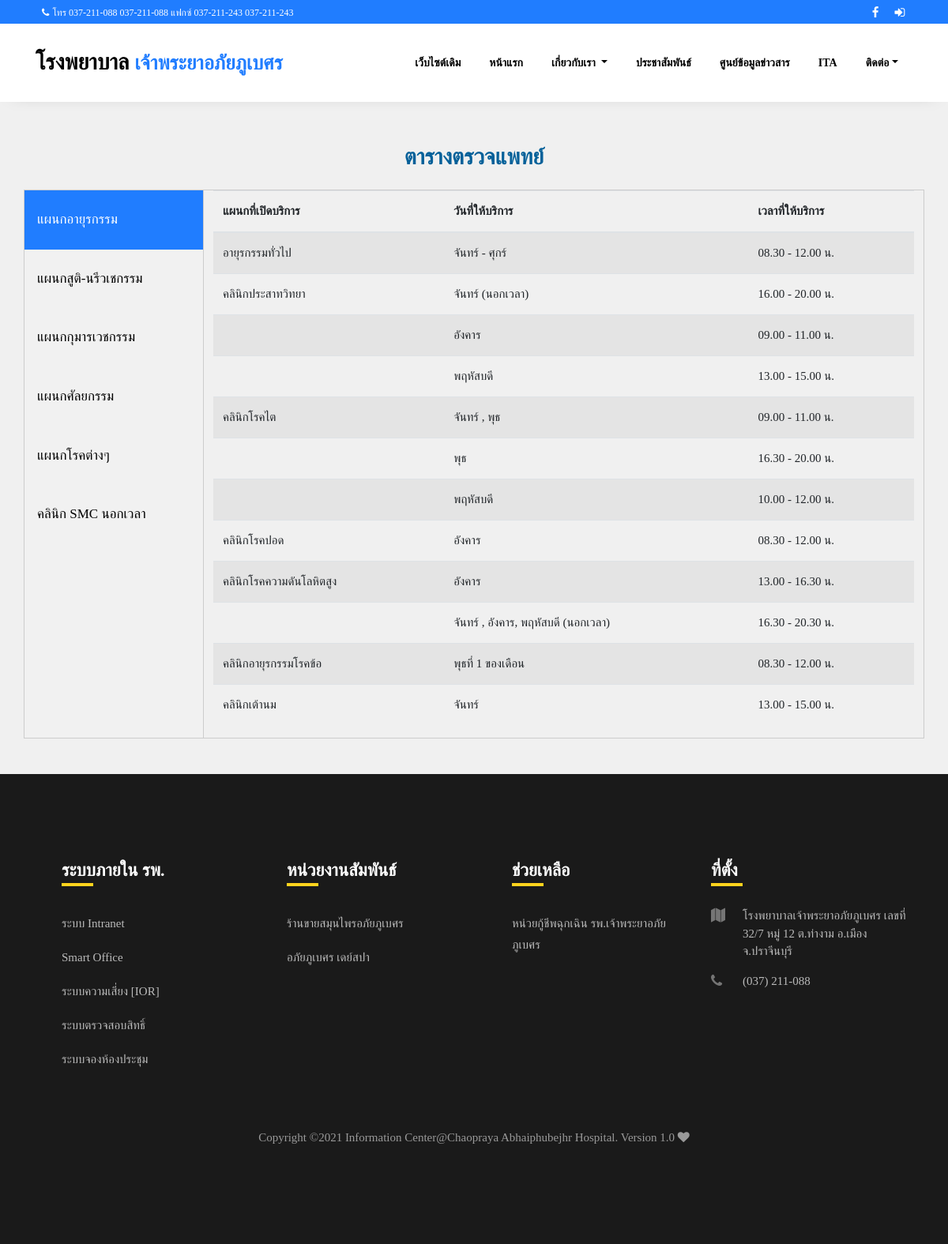
Before: /Pages/medicinetables.php with the older database file.
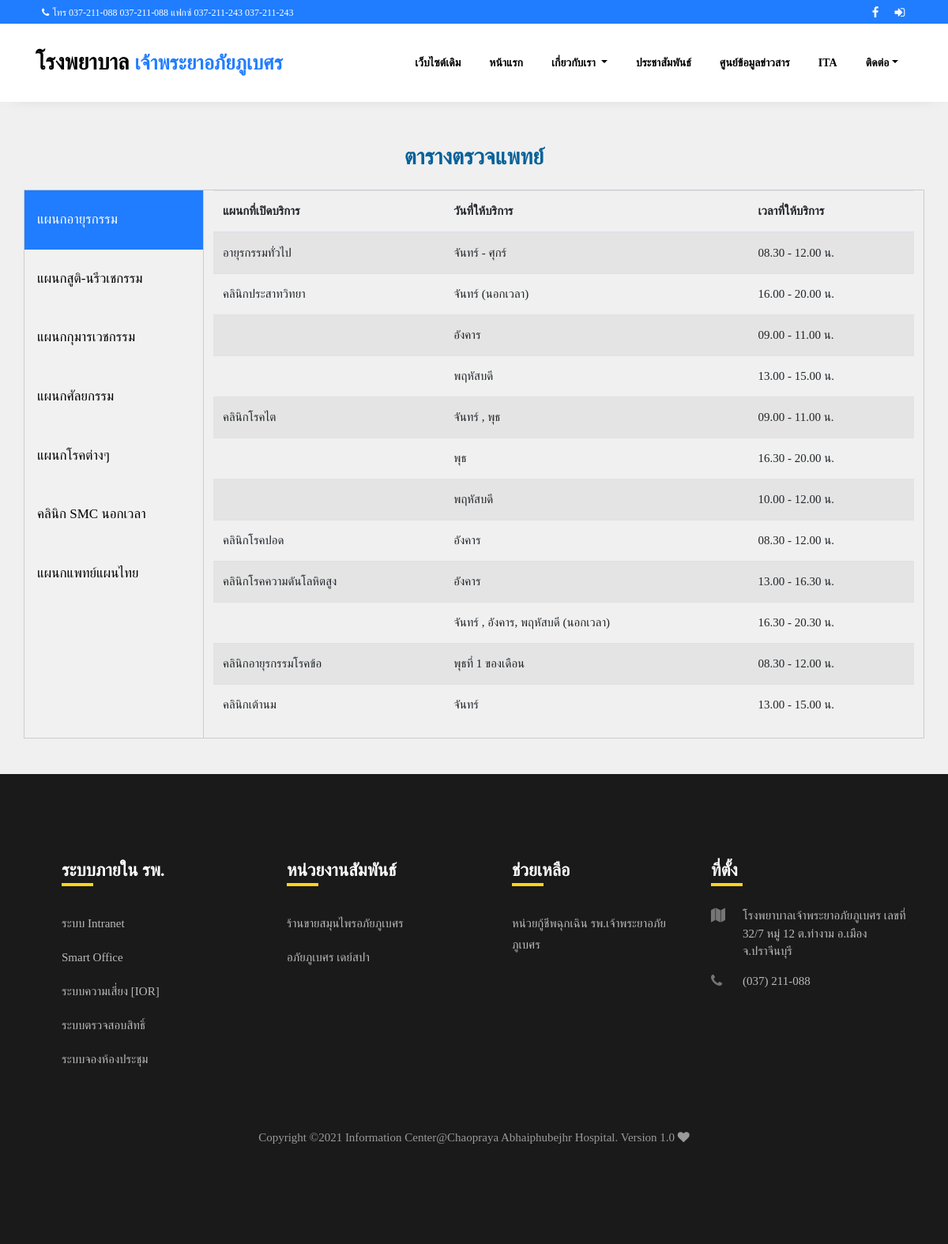
After: the same page with the newer database file.
### tables this page shows
CREATE TABLE `workdepartment`  (
  `id` int(11) NOT NULL,
  `description` text,
  `en_description` varchar(20) DEFAULT NULL
);

CREATE TABLE `workdetail`  (
  `id` int(11) NOT NULL,
  `day` varchar(40) DEFAULT NULL,
  `time` varchar(40) DEFAULT NULL,
  `subwork_id` int(11) DEFAULT NULL
);

CREATE TABLE `subworkdepartment`  (
  `id` int(11) NOT NULL,
  `description` varchar(255) DEFAULT NULL,
  `workdepart_id` int(11) DEFAULT NULL
);

CREATE TABLE `cpa_web_footer_group`  (
  `cpa_footer_group_id` int(11) NOT NULL,
  `cpa_footer_group_name` varchar(255) DEFAULT NULL,
  `cpa_footer_status` int(5) DEFAULT NULL,
  PRIMARY KEY (`cpa_footer_group_id`) USING BTREE
);

CREATE TABLE `cpa_web_footermenu`  (
  `cpa_footer_id` int(11) NOT NULL AUTO_INCREMENT,
  `cpa_footer_name` varchar(255) DEFAULT NULL,
  `cpa_footer_link` varchar(255) DEFAULT NULL,
  `cpa_footer_group_id` int(50) DEFAULT NULL,
  `cpa_footer_status` varchar(50) DEFAULT NULL,
  PRIMARY KEY (`cpa_footer_id`) USING BTREE
);

### Pages/medicinetables.php (the view, shortened to what this page needs)
<!DOCTYPE html>
<html lang="en">
<head>
  <?php include("./cpawebsite/components/header.php"); ?>
</head>
<body style="background-color: #f0f0f0;">
  <?php include "./cpawebsite/components/navbar.php" ?>
  <div class="container" style="padding-top: 45px; padding-bottom: 45px;">
    <div class="row">
      <div class="col-md-12 col-sm-12 col-xs-12 ">
        <p style="text-align: center;">
          <span style="font-weight: bold;font-size:28px;color: #046099;">ตารางตรวจแพทย์</span>
        </p>
      </div>
    </div>
    <div class="row">
      <div class="tab">
        <?php
        $sel_col = "SELECT * FROM workdepartment";
        $querysel_col = mysqli_query($con, $sel_col);
        $defaultOpen = 'id="defaultOpen"';
        while ($ResultCeo = mysqli_fetch_assoc($querysel_col)) {
        ?>
          <button class="tablinks" onclick="openCity(event, '<?php echo $ResultCeo['id']; ?>')" <?php echo $defaultOpen ?>>
            <?php echo $ResultCeo['description']; ?></button>
          <?php echo $defaultOpen = "" ?>
        <?php
        }
        ?>
      </div>
      <?php
      $sel_col = "SELECT * FROM workdepartment";
      $querysel_col = mysqli_query($con, $sel_col);
      while ($ResultCeo_col = mysqli_fetch_assoc($querysel_col)) {
      ?>
        <div id="<?php echo $ResultCeo_col['id']; ?>" class="tabcontent">
          <div class="table-responsive">
            <table class="table table-striped ">
              <thead>
                <tr>
                  <th>แผนกที่เปิดบริการ</th>
                  <th>วันที่ให้บริการ</th>
                  <th>เวลาที่ให้บริการ</th>
                </tr>
              </thead>
              <tbody>
                <?php
                $sel = "SELECT *,sub.description as des FROM workdetail wt LEFT JOIN subworkdepartment sub ON wt.subwork_id = sub.id INNER JOIN workdepartment wm ON sub.workdepart_id = wm.id";
                $querysel = mysqli_query($con, $sel);
                $tmp_name = '';
                while ($ResultCeo = mysqli_fetch_assoc($querysel)) {
                  if ($ResultCeo['id'] == $ResultCeo_col['id']) {
                ?><tr>
                      <td><?php echo $ResultCeo['des'] != $tmp_name ? $ResultCeo['des'] : ''; ?></td>
                      <td><?php echo $ResultCeo['day']; ?></td>
                      <td><?php echo $ResultCeo['time']; ?></td>
                    </tr>
                <?php
                    $tmp_name = $ResultCeo['des'];
                  }
                }
                ?>
              </tbody>
            </table>
          </div>
        </div>
      <?php
      }
      ?>
    </div>
  </div>
  <?php include "./cpawebsite/components/footer.php" ?>
</body>
</html>

### components/header.php (shortened to what this page needs)
<link rel="stylesheet" href="https://stackpath.bootstrapcdn.com/font-awesome/4.7.0/css/font-awesome.min.css">
<link rel="stylesheet" href="./cpawebsite/css/animate.css">
<link rel="stylesheet" href="./cpawebsite/css/owl.carousel.min.css">
<link rel="stylesheet" href="./cpawebsite/css/owl.theme.default.min.css">
<link rel="stylesheet" href="./cpawebsite/css/magnific-popup.css">
<link rel="stylesheet" href="./cpawebsite/css/bootstrap-datepicker.css">
<link rel="stylesheet" href="./cpawebsite/css/jquery.timepicker.css">
<link rel="stylesheet" href="./cpawebsite/css/flaticon.css">
<link rel="stylesheet" href="./cpawebsite/css/style.css">

### components/navbar.php (shortened to what this page needs)
<div class="wrap">
	<div class="container">
		<div class="row">
			<div class="col-md-6 d-flex align-items-center">
				<p class="mb-0 phone pl-md-2">
					<a href="#" class="mr-2"><span class="fa fa-phone mr-1"></span>โทร 037-211-088 037-211-088 แฟกซ์ 037-211-243 037-211-243 </a>
				</p>
			</div>
			<div class="col-md-6 d-flex justify-content-md-end">
				<div class="social-media">
					<p class="mb-0 d-flex">
						<a href="https://www.facebook.com/abhaibhubejhrhospital/" target="_blank" class="d-flex align-items-center justify-content-center"><span class="fa fa-facebook"><i class="sr-only">Facebook</i></span></a>
						<a href="./cpawebsite/admin/login.php" target="_blank" class="d-flex align-items-center justify-content-center"><span class="fa fa-sing-in"><i class="fa fa-sign-in" aria-hidden="true"></i></span></a>
					</p>
				</div>
			</div>
		</div>
	</div>
</div>
<nav class="navbar navbar-expand-lg navbar-dark ftco_navbar bg-dark ftco-navbar-light" id="ftco-navbar">
	<div class="container">
		<a class="navbar-brand" href="./">โรงพยาบาล <span style="font-size: 90%;">เจ้าพระยาอภัยภูเบศร </span></a>
		<div class="collapse navbar-collapse" id="ftco-nav">
			<ul class="navbar-nav ml-auto">
				<li class="nav-item "> <a href="./web_63" class="nav-link">เว็บไซต์เดิม</a></li>
				<li class="nav-item <?php if ($page == "index") {echo "active";	} ?>"> <a href="./" class="nav-link">หน้าแรก</a></li>
				<li class="nav-item <?php if ($page == "about") {	echo "active";	} ?> dropdown">
					<a class="nav-link dropdown-toggle" href="#" id="navbarDropdown" role="button" data-toggle="dropdown" aria-haspopup="true" aria-expanded="false">
						เกี่ยวกับเรา
					</a>
				</li>
				<li class="nav-item <?php if ($page == "news") {	echo "active";		} ?>"><a href="news" class="nav-link">ประชาสัมพันธ์</a></li>
				<li class="nav-item"><a href="http://wops.moph.go.th/ops/oic/" target="_blank" class="nav-link">ศูนย์ข้อมูลข่าวสาร</a></li>
				<li class="nav-item <?php if ($page == "ita") {	echo "active";		} ?> "><a href="./ita"  class="nav-link">ITA</a></li>
				<li class="nav-item <?php if ($page == "contact") {	echo "active";	} ?> dropdown">
					<a class="nav-link dropdown-toggle" href="#" id="navbarDropdown" role="button" data-toggle="dropdown" aria-haspopup="true" aria-expanded="false">	ติดต่อ</a>
				</li>
			</ul>
		</div>
	</div>
</nav>

### components/footer.php (shortened to what this page needs)
<footer class="footer">
	<div class="container">
		<div class="row">
			<?php
			$selectfootergroup = "SELECT * FROM cpa_web_footer_group where cpa_footer_status = '1'";
			$queryfootergroup = mysqli_query($con, $selectfootergroup);
			while ($Result = mysqli_fetch_assoc($queryfootergroup)) {
			?>
				<div class="col-md-6 col-lg-3 pl-lg-5 mb-1 mb-md-0">
					<h2 class="footer-heading"><?php echo $Result['cpa_footer_group_name']; ?></h2>
					<ul class="list-unstyled">
						<?php
						$selectfootermenu = "SELECT * FROM cpa_web_footermenu where cpa_footer_group_id = '" . $Result["cpa_footer_group_id"] . "' and cpa_footer_status = '1'";
						$queryfootermenu = mysqli_query($con, $selectfootermenu);
						while ($Resultmenu = mysqli_fetch_assoc($queryfootermenu)) { ?>
							<li><a href="<?php  if($Resultmenu['cpa_footer_link'] =='' || null ){echo '#';}else echo $Resultmenu['cpa_footer_link'] ;?>"  class="py-2 d-block">
							<?php echo $Resultmenu['cpa_footer_name'] ;?></a></li>
						<?php } ?>
					</ul>
				</div>
			<?php } ?>
			<div class="col-md-6 col-lg-3 mb-4 mb-md-0">
				<h2 class="footer-heading">ที่ตั้ง</h2>
				<div class="block-23 mb-3">
					<ul>
						<li><span class="icon fa fa-map"></span><span class="text">โรงพยาบาลเจ้าพระยาอภัยภูเบศร เลขที่ 32/7 หมู่ 12 ต.ท่างาม อ.เมืองจ.ปราจีนบุรี </span></li>
						<li><a href="#"><span class="icon fa fa-phone"></span><span class="text">(037) 211-088</span></a></li>
					</ul>
				</div>
			</div>
		</div>
		<div class="row mt-5">
			<div class="col-md-12 text-center">
				<p class="copyright">
					Copyright &copy; Information Center@Chaopraya Abhaiphubejhr Hospital. Version 1.0 <i class="fa fa-heart" aria-hidden="true"></i>
				</p>
			</div>
		</div>
	</div>
</footer>

### Pages/medicinetables.php (style rules this page uses)
* { box-sizing: border-box }
body { font-family: "Lato", sans-serif; }
.tab { float: left; border: 1px solid #ccc; background-color: #f1f1f1; width: 20%; height: auto; }
.tab button { display: block; background-color: inherit; color: black; padding: 22px 16px; width: 100%; border: none; outline: none; text-align: left; cursor: pointer; transition: 0.3s; font-size: 17px; }
.tab button.active { background-color: #207dff; color: WHITE; }
.tabcontent { float: left; padding: 0px 12px; border: 1px solid #ccc; width: 80%; border-left: none; height: auto; }

### components/navbar.php (style rules this page uses)
div { font-family: myFirstFont; }

Changed rows visible on the page:
added workdepartment: description "แผนกแพทย์แผนไทย"
